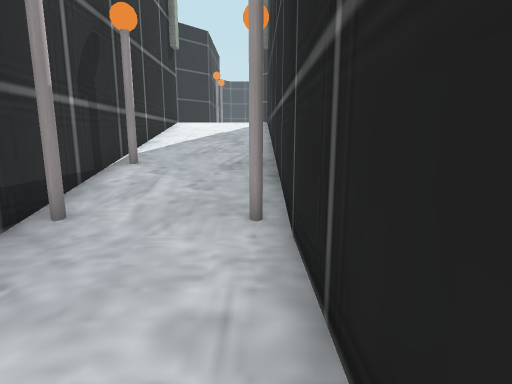
[1] (above)

14 first-person views from a walk through a level from a Godot 3-D game. The camera is 1.3 m above the floor, tilts 10° down and sees 80° across. Doors that lead somewhere are drawn open, without their leaves. The floor is counted in squares, 1 m on a side. Each view is taken from the middle of a square. On the plan, view 1 faces up. The plan holds only what a view shows up to about 14 squares ahead; the rest is blank. The place goes on beyond the plan. Characters and animated objects are not drawn. Some surface patterns are stand-ins.

[2]
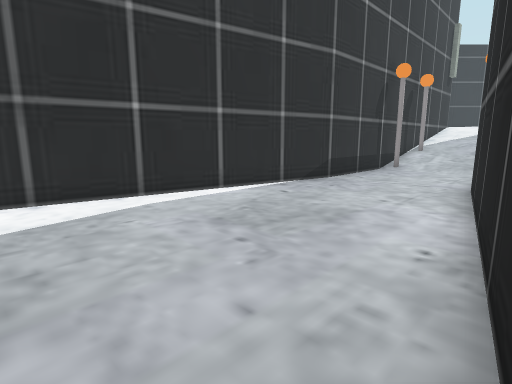

[3]
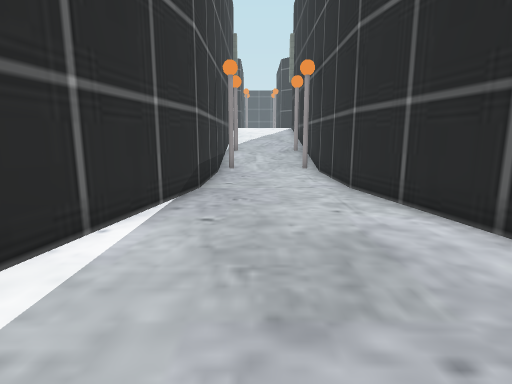

[4]
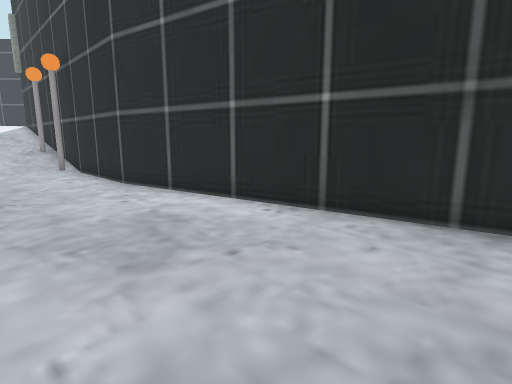

[5]
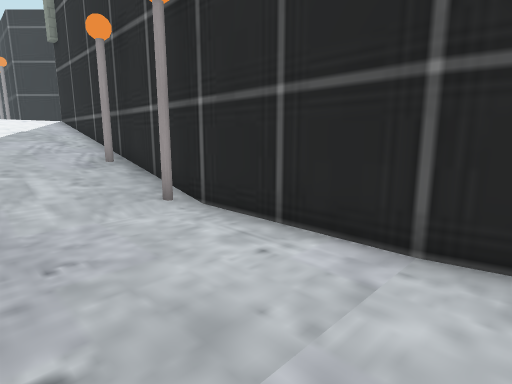

[6]
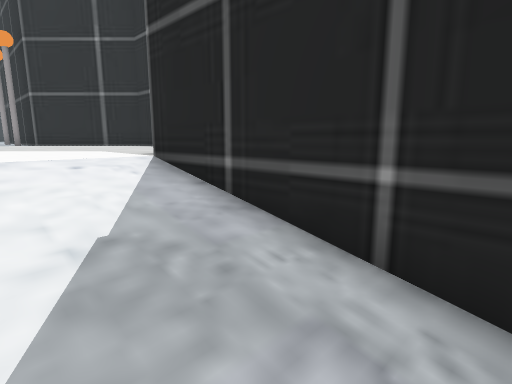

[7]
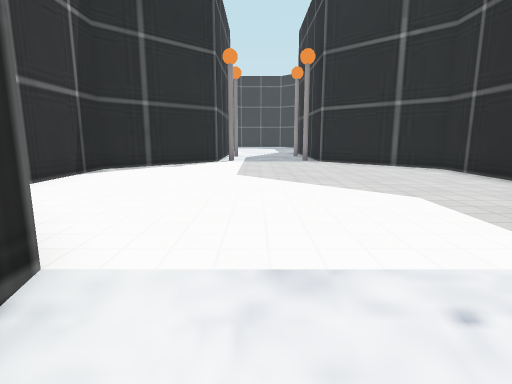

[8]
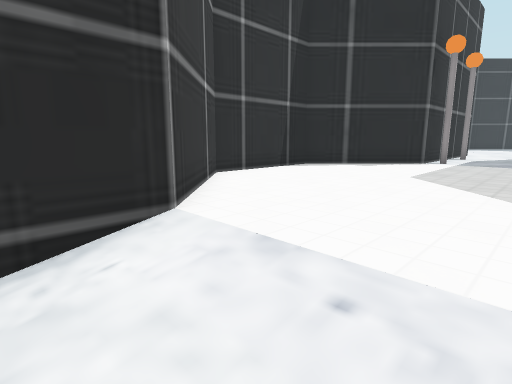

[9]
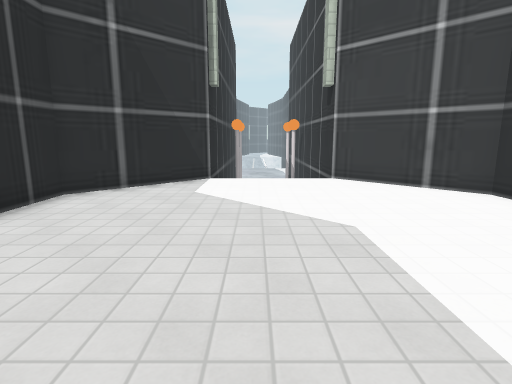

[10]
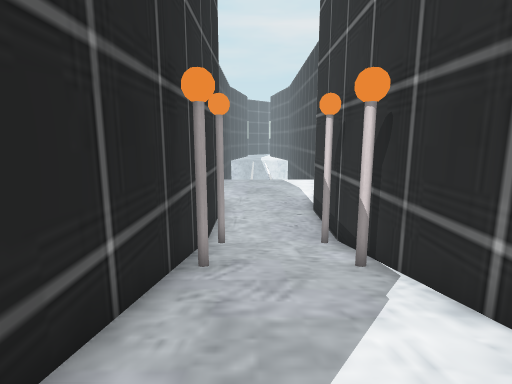

[11]
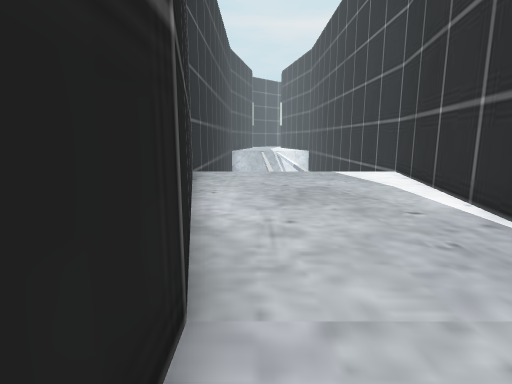

[12]
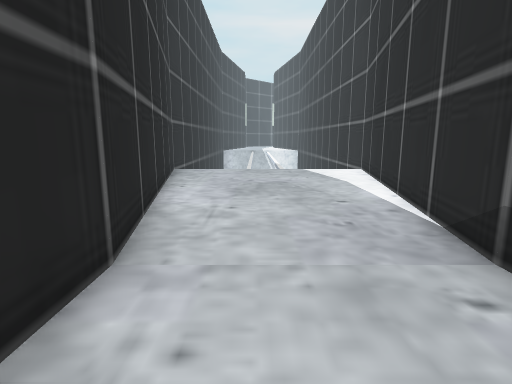

[13]
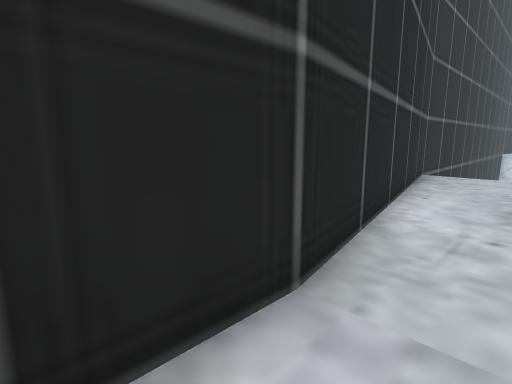

[14]
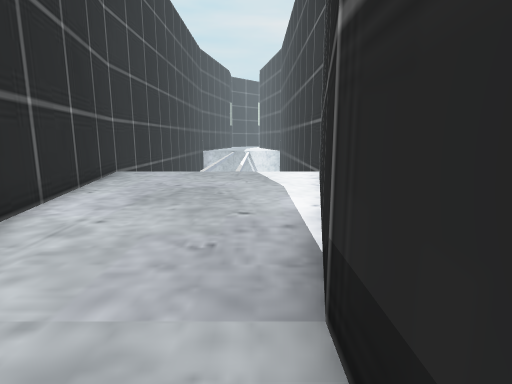

### Floor plan
Key: @ floor where view 1 was taken; # wall or solid block; . main floor; - floor 1.5 m lower than the main floor; _ floor 2 m lower than the main floor; / step, stairs or slope; v drop or lower ground; O other object.
Columns run from 7 left of view 1 to 4 right of it. Each row starts with its distance up from view 1.
 24   ##O..O##
 23  ##......##
 22 ##........##
 21 #..........#
 20 #..........#
 19 #..........#
 18 #..........#
 17 #..........#
 16 ##........##
 15  ##......##
 14   ##....##
 13    #////#
 12    #////#
 11    #////#
 10    #////#
  9    #////#
  8    #O//O#
  7    ##//##
  6    #-//-#
  5    #O//O#
  4    ##__##
  3    #____#
  2    #____#
  1    #____#
  0    #___@#
 -1    #____#
 -2    #____#
 -3   ##____##
 -4   #______#
 -5   #______#
 -6   #______#
 -7   #______#
 -8  ##______##
 -9  #________#
-10  #vvvvvvvv#
-11  #        #
-12  #        #

Where each view was taken, in squares from view 1:
view 1: 0 up, 0 right, facing up
view 2: 9 down, 2 right, facing up-left
view 3: 8 down, 2 left, facing up
view 4: 9 down, 3 left, facing up-right
view 5: 1 down, 3 left, facing up-right
view 6: 9 up, 2 left, facing up-right
view 7: 12 up, 2 left, facing up
view 8: 12 up, 0 right, facing up-left
view 9: 24 up, 1 left, facing down
view 10: 13 up, 1 left, facing down
view 11: 2 up, 0 right, facing down
view 12: 3 up, 1 left, facing down
view 13: 2 up, 1 left, facing down-right
view 14: 2 up, 3 left, facing down
